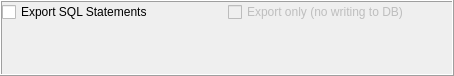
<?xml version="1.0" encoding="UTF-8"?>
<ui version="4.0">
 <class>DBExportGUI</class>
 <widget class="QFrame" name="DBExportGUI">
  <property name="geometry">
   <rect>
    <x>0</x>
    <y>0</y>
    <width>454</width>
    <height>76</height>
   </rect>
  </property>
  <property name="windowTitle">
   <string/>
  </property>
  <property name="frameShape">
   <enum>QFrame::Box</enum>
  </property>
  <property name="frameShadow">
   <enum>QFrame::Raised</enum>
  </property>
  <layout class="QVBoxLayout" name="mFrameLayout">
   <property name="spacing">
    <number>2</number>
   </property>
   <property name="leftMargin">
    <number>0</number>
   </property>
   <property name="topMargin">
    <number>0</number>
   </property>
   <property name="rightMargin">
    <number>0</number>
   </property>
   <property name="bottomMargin">
    <number>0</number>
   </property>
   <item>
    <layout class="QVBoxLayout" name="mConfigLayout">
     <property name="spacing">
      <number>2</number>
     </property>
     <item>
      <layout class="QVBoxLayout" name="mPathSelectLayout">
       <property name="spacing">
        <number>2</number>
       </property>
      </layout>
     </item>
     <item>
      <layout class="QHBoxLayout" name="horizontalLayout">
       <property name="spacing">
        <number>2</number>
       </property>
       <item alignment="Qt::AlignTop">
        <widget class="QCheckBox" name="mExportSQLBox">
         <property name="text">
          <string>Export SQL Statements</string>
         </property>
        </widget>
       </item>
       <item alignment="Qt::AlignTop">
        <widget class="QCheckBox" name="mExportSQLOnlyBox">
         <property name="enabled">
          <bool>false</bool>
         </property>
         <property name="text">
          <string>Export only (no writing to DB)</string>
         </property>
        </widget>
       </item>
      </layout>
     </item>
    </layout>
   </item>
  </layout>
 </widget>
 <resources/>
 <connections>
  <connection>
   <sender>mExportSQLBox</sender>
   <signal>clicked(bool)</signal>
   <receiver>DBExportGUI</receiver>
   <slot>onExportSQL(bool)</slot>
   <hints>
    <hint type="sourcelabel">
     <x>114</x>
     <y>48</y>
    </hint>
    <hint type="destinationlabel">
     <x>226</x>
     <y>37</y>
    </hint>
   </hints>
  </connection>
 </connections>
 <slots>
  <slot>onExportSQL(bool)</slot>
 </slots>
</ui>
